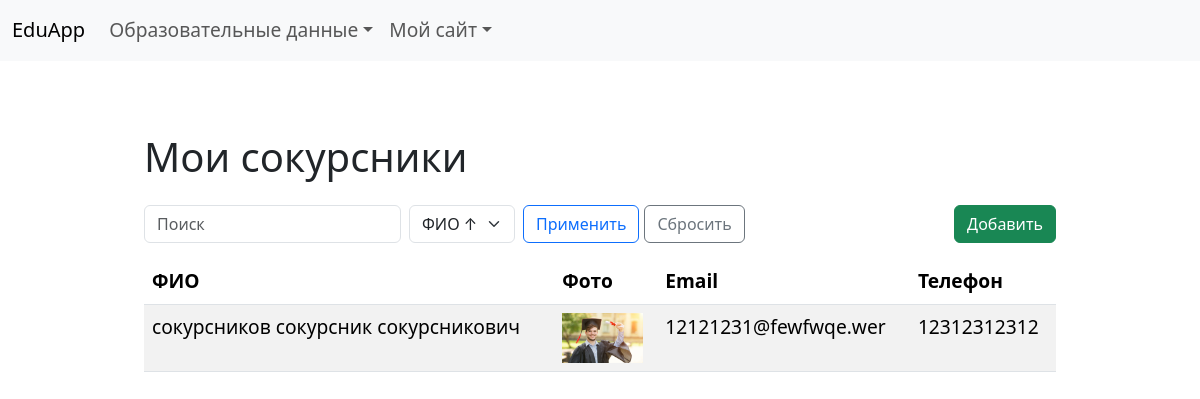
Screenshot of /pages/classmates/ with the database file from the repository.
### sitepages/models.py (models this page shows, shortened)
class Classmate(models.Model):
    full_name = models.CharField("Сокурсник", max_length=100)
    photo     = models.ImageField("Фото", upload_to="sitepages/classmates/")
    email     = models.EmailField("Email")
    phone     = models.CharField("Телефон", max_length=20)

### sitepages/views.py (the view)
# urls.py: path('classmates/',        views.classmates_list,    name='classmates_list'),
def classmates_list(request):
    qs = Classmate.objects.all()
    q = request.GET.get('q', '').strip()
    if q:
        qs = qs.filter(Q(full_name__icontains=q) | Q(email__icontains=q))
    order = request.GET.get('order_by', 'full_name')
    allowed = ['full_name', '-full_name']
    if order in allowed:
        qs = qs.order_by(order)
    return render(request, 'sitepages/classmates_list.html', {
        'items': qs, 'q': q, 'order': order
    })

### templates/sitepages/classmates_list.html (shortened to what this page needs)
{% extends "edu/base.html" %}
{% block content %}
<div class="container py-4">
  <h1 class="mb-4">Мои сокурсники</h1>
  <form method="get" class="row g-2 mb-3">
    <div class="col-auto">
      <input type="text" name="q" value="{{ q }}" class="form-control" placeholder="Поиск">
    </div>
    <div class="col-auto">
      <select name="order_by" class="form-select">
        <option value="full_name"  {% if order == 'full_name' %}selected{% endif %}>ФИО ↑</option>
      </select>
    </div>
    <div class="col-auto">
      <button class="btn btn-outline-primary">Применить</button>
      <a href="{% url 'sitepages:classmates_list' %}" class="btn btn-outline-secondary">Сбросить</a>
    </div>
    <div class="col text-end">
      <a href="{% url 'sitepages:classmate_create' %}" class="btn btn-success">Добавить</a>
    </div>
  </form>
  <table class="table table-striped">
    <thead><tr><th>ФИО</th><th>Фото</th><th>Email</th><th>Телефон</th></tr></thead>
    <tbody>
      {% for c in items %}
      <tr>
        <td>{{ c.full_name }}</td>
        <td><img src="{{ c.photo.url }}" height="50"></td>
        <td>{{ c.email }}</td>
        <td>{{ c.phone }}</td>
      </tr>
      {% empty %}
      <tr><td colspan="4">Нет записей</td></tr>
      {% endfor %}
    </tbody>
  </table>
</div>
{% endblock %}

### templates/edu/base.html (style rules this page uses)
body { font-size: 1.2rem; }
.container { max-width: 960px; }

### rows the page displays
Classmate: full_name "сокурсников сокурсник сокурсникович", photo (picture), email "12121231@fewfwqe.wer", phone "12312312312"
